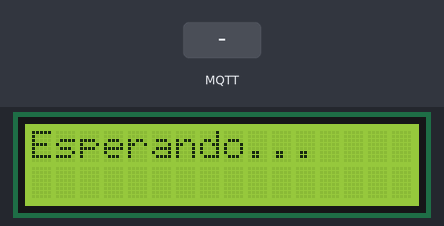
Bench run of a sketch on a simulated ESP32. Shown: 16×2 character LCD. The inputs (shaded band) are chosen by the test bench. WiFi joins after 1.5 s; servers stay silent unless stated; random numbers use the default seed unless the sketch sets one; no MQTT or app messages arrive unless stated; what the sketch prints to the serial monitor is not drawn.

Above: at 2.7 s.
2.8 s: MQTT message "5" arrives on the first subscribed topic
At 3.4 s:
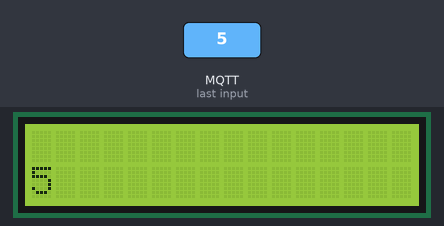
4.3 s: MQTT message "5" arrives on the second subscribed topic
At 4.8 s:
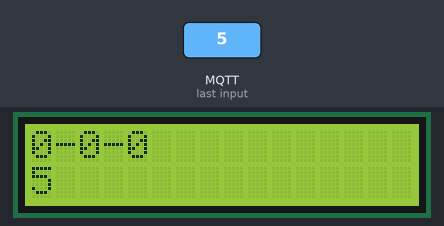
Timing chart, 0 to 7.3 s (numbered marks = the images above; inputs shaded):
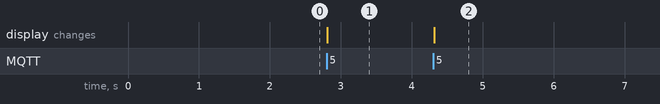

The sketch:

barrera_mensajeMQTT.ino
```cpp
#include <WiFi.h>
#include <PubSubClient.h>
#include <Wire.h>
#include <LiquidCrystal_I2C.h>

// Wi-Fi
const char* ssid = "RedeTecno";
const char* password = "tecnoloxia";

// MQTT
const char* mqtt_server = "192.168.1.102";  // IP de tu broker MQTT (donde está Node-RED)
const int mqtt_port = 1883;

// Inicialización de clientes
WiFiClient espClient;
PubSubClient client(espClient);

// LCD I2C (dirección 0x27 y tamaño 16x2)
LiquidCrystal_I2C lcd(0x27, 16, 2);

// Variables para guardar los últimos mensajes
String mensajeTexto = "";
String mensajeFecha = "";

void setup() {
  Serial.begin(115200);
  lcd.init();
  lcd.backlight();
  lcd.setCursor(0, 0);
  lcd.print("Esperando...");

  setup_wifi();
  client.setServer(mqtt_server, mqtt_port);
  client.setCallback(callback);
}

void loop() {
  if (!client.connected()) {
    reconnect();
  }
  client.loop();
}
```

callback.ino
```cpp
// Función para actualizar el LCD
void actualizarLCD() {
  lcd.clear();
  lcd.setCursor(0, 0);
  lcd.print(mensajeFecha.substring(0, 16)); // Línea 1: Fecha
  lcd.setCursor(0, 1);
  lcd.print(mensajeTexto.substring(0, 16)); // Línea 2: Texto
}


// Callback MQTT
void callback(char* topic, byte* message, unsigned int length) {
  String payload = "";
  for (int i = 0; i < length; i++) {
    payload += (char)message[i];
  }

  Serial.print("Mensaje recibido en [");
  Serial.print(topic);
  Serial.print("]: ");
  Serial.println(payload);

  if (String(topic) == "barrera1/actuadores/pantalla") {
    mensajeTexto = payload;
  }
  else if (String(topic) == "barrera1/actuadores/fecha") {
  // Ejemplo: payload = "2025-05-23T11:02"
  String fechaISO = payload;
  int year = fechaISO.substring(2, 4).toInt();      // "25"
  int month = fechaISO.substring(5, 7).toInt();     // "05"
  int day = fechaISO.substring(8, 10).toInt();      // "23"
  String hora = fechaISO.substring(11, 16);         // "11:02"

  // Construimos el formato deseado: "23-5-25 11:02"
  mensajeFecha = String(day) + "-" + String(month) + "-" + String(year) + " " + hora;
}

  actualizarLCD();
}
```

conectividad.ino
```cpp
// Conexión WiFi
void setup_wifi() {
  delay(10);
  Serial.println();
  Serial.print("Conectando a ");
  Serial.println(ssid);

  WiFi.begin(ssid, password);
  while (WiFi.status() != WL_CONNECTED) {
    delay(500);
    Serial.print(".");
  }

  Serial.println("");
  Serial.println("WiFi conectado");
  Serial.print("IP: ");
  Serial.println(WiFi.localIP());
}

// Conexión MQTT
void reconnect() {
  while (!client.connected()) {
    Serial.print("Intentando conexión MQTT...");
    String clientId = "ESP32Client-";    clientId += String(random(0xffff), HEX);

    if (client.connect(clientId.c_str())) {
      Serial.println("Conectado");
      client.subscribe("barrera1/actuadores/pantalla");
       client.subscribe("barrera1/actuadores/fecha");
    } else {
      Serial.print("Fallo, rc=");
      Serial.print(client.state());
      Serial.println(" Intentando de nuevo en 5 segundos");
      delay(5000);
    }
  }
}
```

Measured:
- after the input at 2.8 s, the display: changes at once (image 1)
- after the input at 4.3 s, the display: changes at once (image 2)
